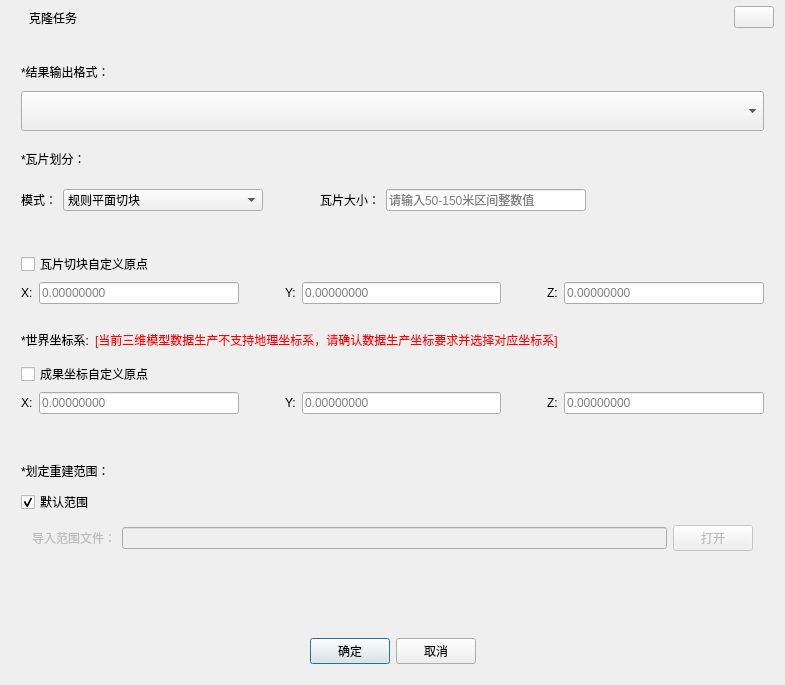
<?xml version="1.0" encoding="UTF-8"?>
<ui version="4.0">
 <class>TaskCloneWindow</class>
 <widget class="QWidget" name="TaskCloneWindow">
  <property name="geometry">
   <rect>
    <x>0</x>
    <y>0</y>
    <width>785</width>
    <height>637</height>
   </rect>
  </property>
  <property name="windowTitle">
   <string>TaskCloneWindow</string>
  </property>
  <layout class="QVBoxLayout" name="verticalLayout_2">
   <property name="leftMargin">
    <number>0</number>
   </property>
   <property name="topMargin">
    <number>0</number>
   </property>
   <property name="rightMargin">
    <number>0</number>
   </property>
   <property name="bottomMargin">
    <number>0</number>
   </property>
   <item>
    <widget class="QWidget" name="widgetMain" native="true">
     <layout class="QVBoxLayout" name="verticalLayout">
      <property name="spacing">
       <number>0</number>
      </property>
      <property name="leftMargin">
       <number>1</number>
      </property>
      <property name="topMargin">
       <number>1</number>
      </property>
      <property name="rightMargin">
       <number>1</number>
      </property>
      <property name="bottomMargin">
       <number>1</number>
      </property>
      <item>
       <widget class="QWidget" name="widgetTitle" native="true">
        <property name="minimumSize">
         <size>
          <width>0</width>
          <height>33</height>
         </size>
        </property>
        <property name="maximumSize">
         <size>
          <width>16777215</width>
          <height>40</height>
         </size>
        </property>
        <layout class="QHBoxLayout" name="horizontalLayout">
         <property name="spacing">
          <number>6</number>
         </property>
         <property name="leftMargin">
          <number>10</number>
         </property>
         <property name="topMargin">
          <number>0</number>
         </property>
         <property name="rightMargin">
          <number>10</number>
         </property>
         <property name="bottomMargin">
          <number>0</number>
         </property>
         <item>
          <widget class="QLabel" name="label_logo">
           <property name="sizePolicy">
            <sizepolicy hsizetype="Fixed" vsizetype="Fixed">
             <horstretch>0</horstretch>
             <verstretch>0</verstretch>
            </sizepolicy>
           </property>
           <property name="minimumSize">
            <size>
             <width>0</width>
             <height>33</height>
            </size>
           </property>
           <property name="text">
            <string/>
           </property>
           <property name="pixmap">
            <pixmap resource="../../../themes/green/green.qrc">:/images/renderbus_icon.png</pixmap>
           </property>
           <property name="scaledContents">
            <bool>false</bool>
           </property>
           <property name="indent">
            <number>-1</number>
           </property>
          </widget>
         </item>
         <item>
          <widget class="QLabel" name="label_2">
           <property name="text">
            <string>克隆任务</string>
           </property>
           <property name="indent">
            <number>5</number>
           </property>
          </widget>
         </item>
         <item>
          <spacer name="horizontalSpacer">
           <property name="orientation">
            <enum>Qt::Horizontal</enum>
           </property>
           <property name="sizeHint" stdset="0">
            <size>
             <width>40</width>
             <height>14</height>
            </size>
           </property>
          </spacer>
         </item>
         <item>
          <widget class="QPushButton" name="btnClose">
           <property name="focusPolicy">
            <enum>Qt::NoFocus</enum>
           </property>
           <property name="toolTip">
            <string>关闭</string>
           </property>
           <property name="text">
            <string/>
           </property>
          </widget>
         </item>
        </layout>
       </widget>
      </item>
      <item>
       <widget class="QWidget" name="widgetBody" native="true">
        <layout class="QVBoxLayout" name="widgetBody1">
         <property name="leftMargin">
          <number>9</number>
         </property>
         <property name="topMargin">
          <number>9</number>
         </property>
         <property name="rightMargin">
          <number>9</number>
         </property>
         <property name="bottomMargin">
          <number>9</number>
         </property>
         <item>
          <widget class="QWidget" name="widget_param" native="true">
           <layout class="QVBoxLayout" name="verticalLayout_3">
            <item>
             <layout class="QVBoxLayout" name="verticalLayout_51">
              <property name="spacing">
               <number>10</number>
              </property>
              <property name="topMargin">
               <number>9</number>
              </property>
              <property name="bottomMargin">
               <number>9</number>
              </property>
              <item>
               <widget class="StyleLabel14" name="label_proj_type_2">
                <property name="text">
                 <string>*结果输出格式：</string>
                </property>
               </widget>
              </item>
              <item>
               <widget class="MultiSelectComboBox" name="comboOutputType">
                <property name="minimumSize">
                 <size>
                  <width>0</width>
                  <height>40</height>
                 </size>
                </property>
                <property name="maximumSize">
                 <size>
                  <width>16777215</width>
                  <height>40</height>
                 </size>
                </property>
               </widget>
              </item>
              <item>
               <layout class="QVBoxLayout" name="verticalLayout_66">
                <property name="spacing">
                 <number>10</number>
                </property>
                <property name="topMargin">
                 <number>9</number>
                </property>
                <property name="bottomMargin">
                 <number>0</number>
                </property>
                <item>
                 <widget class="StyleLabel14" name="label_16">
                  <property name="text">
                   <string>*瓦片划分：</string>
                  </property>
                 </widget>
                </item>
                <item>
                 <layout class="QHBoxLayout" name="horizontalLayout_75" stretch="0,2,0,2">
                  <property name="bottomMargin">
                   <number>0</number>
                  </property>
                  <item>
                   <widget class="QLabel" name="label_20">
                    <property name="text">
                     <string>模式：</string>
                    </property>
                   </widget>
                  </item>
                  <item>
                   <widget class="QComboBox" name="comboBox_tile_mode">
                    <property name="sizePolicy">
                     <sizepolicy hsizetype="Preferred" vsizetype="Fixed">
                      <horstretch>0</horstretch>
                      <verstretch>0</verstretch>
                     </sizepolicy>
                    </property>
                    <property name="maximumSize">
                     <size>
                      <width>200</width>
                      <height>16777215</height>
                     </size>
                    </property>
                    <item>
                     <property name="text">
                      <string>规则平面切块</string>
                     </property>
                    </item>
                    <item>
                     <property name="text">
                      <string>自适应切块</string>
                     </property>
                    </item>
                   </widget>
                  </item>
                  <item>
                   <spacer name="horizontalSpacer_32">
                    <property name="orientation">
                     <enum>Qt::Horizontal</enum>
                    </property>
                    <property name="sizeType">
                     <enum>QSizePolicy::Expanding</enum>
                    </property>
                    <property name="sizeHint" stdset="0">
                     <size>
                      <width>40</width>
                      <height>20</height>
                     </size>
                    </property>
                   </spacer>
                  </item>
                  <item>
                   <widget class="QWidget" name="widget_tile_size" native="true">
                    <layout class="QHBoxLayout" name="horizontalLayout_76">
                     <item>
                      <widget class="QLabel" name="label_21">
                       <property name="text">
                        <string>瓦片大小：</string>
                       </property>
                      </widget>
                     </item>
                     <item>
                      <widget class="QLineEdit" name="lineEdit_tile_size">
                       <property name="minimumSize">
                        <size>
                         <width>200</width>
                         <height>0</height>
                        </size>
                       </property>
                       <property name="placeholderText">
                        <string>请输入50-150米区间整数值</string>
                       </property>
                      </widget>
                     </item>
                     <item>
                      <spacer name="horizontalSpacer_31">
                       <property name="orientation">
                        <enum>Qt::Horizontal</enum>
                       </property>
                       <property name="sizeHint" stdset="0">
                        <size>
                         <width>40</width>
                         <height>20</height>
                        </size>
                       </property>
                      </spacer>
                     </item>
                    </layout>
                   </widget>
                  </item>
                 </layout>
                </item>
               </layout>
              </item>
              <item>
               <layout class="QVBoxLayout" name="verticalLayout_64">
                <property name="spacing">
                 <number>6</number>
                </property>
                <property name="topMargin">
                 <number>9</number>
                </property>
                <property name="bottomMargin">
                 <number>9</number>
                </property>
                <item>
                 <widget class="QWidget" name="widget_custom_coord" native="true">
                  <property name="minimumSize">
                   <size>
                    <width>0</width>
                    <height>0</height>
                   </size>
                  </property>
                  <layout class="QVBoxLayout" name="verticalLayout_65">
                   <property name="leftMargin">
                    <number>0</number>
                   </property>
                   <property name="rightMargin">
                    <number>0</number>
                   </property>
                   <item>
                    <widget class="QCheckBox" name="checkBox_enable_custom">
                     <property name="text">
                      <string>瓦片切块自定义原点</string>
                     </property>
                    </widget>
                   </item>
                   <item>
                    <widget class="QWidget" name="widget_coord_set" native="true">
                     <layout class="QHBoxLayout" name="horizontalLayout_73">
                      <property name="leftMargin">
                       <number>0</number>
                      </property>
                      <property name="topMargin">
                       <number>0</number>
                      </property>
                      <property name="rightMargin">
                       <number>0</number>
                      </property>
                      <property name="bottomMargin">
                       <number>0</number>
                      </property>
                      <item>
                       <widget class="QLabel" name="label_11">
                        <property name="text">
                         <string>X:</string>
                        </property>
                       </widget>
                      </item>
                      <item>
                       <widget class="QLineEdit" name="lineEdit_x_coord">
                        <property name="placeholderText">
                         <string>0.00000000</string>
                        </property>
                       </widget>
                      </item>
                      <item>
                       <spacer name="horizontalSpacer_4">
                        <property name="orientation">
                         <enum>Qt::Horizontal</enum>
                        </property>
                        <property name="sizeType">
                         <enum>QSizePolicy::Fixed</enum>
                        </property>
                        <property name="sizeHint" stdset="0">
                         <size>
                          <width>40</width>
                          <height>20</height>
                         </size>
                        </property>
                       </spacer>
                      </item>
                      <item>
                       <widget class="QLabel" name="label_14">
                        <property name="text">
                         <string>Y:</string>
                        </property>
                       </widget>
                      </item>
                      <item>
                       <widget class="QLineEdit" name="lineEdit_y_coord">
                        <property name="placeholderText">
                         <string>0.00000000</string>
                        </property>
                       </widget>
                      </item>
                      <item>
                       <spacer name="horizontalSpacer_25">
                        <property name="orientation">
                         <enum>Qt::Horizontal</enum>
                        </property>
                        <property name="sizeType">
                         <enum>QSizePolicy::Fixed</enum>
                        </property>
                        <property name="sizeHint" stdset="0">
                         <size>
                          <width>40</width>
                          <height>20</height>
                         </size>
                        </property>
                       </spacer>
                      </item>
                      <item>
                       <widget class="QLabel" name="label_15">
                        <property name="text">
                         <string>Z:</string>
                        </property>
                       </widget>
                      </item>
                      <item>
                       <widget class="QLineEdit" name="lineEdit_z_coord">
                        <property name="placeholderText">
                         <string>0.00000000</string>
                        </property>
                       </widget>
                      </item>
                     </layout>
                    </widget>
                   </item>
                  </layout>
                 </widget>
                </item>
                <item>
                 <widget class="QWidget" name="horizontalWidget" native="true">
                  <layout class="QHBoxLayout" name="horizontalLayout_4">
                   <property name="leftMargin">
                    <number>0</number>
                   </property>
                   <property name="topMargin">
                    <number>9</number>
                   </property>
                   <property name="rightMargin">
                    <number>0</number>
                   </property>
                   <property name="bottomMargin">
                    <number>0</number>
                   </property>
                   <item>
                    <widget class="StyleLabel14" name="label_proj_4">
                     <property name="text">
                      <string>*世界坐标系:</string>
                     </property>
                    </widget>
                   </item>
                   <item>
                    <widget class="QLabel" name="label_5">
                     <property name="styleSheet">
                      <string notr="true">color: rgb(255, 0, 0);</string>
                     </property>
                     <property name="text">
                      <string>[当前三维模型数据生产不支持地理坐标系，请确认数据生产坐标要求并选择对应坐标系]</string>
                     </property>
                    </widget>
                   </item>
                   <item>
                    <spacer name="horizontalSpacer_7">
                     <property name="orientation">
                      <enum>Qt::Horizontal</enum>
                     </property>
                     <property name="sizeHint" stdset="0">
                      <size>
                       <width>40</width>
                       <height>20</height>
                      </size>
                     </property>
                    </spacer>
                   </item>
                  </layout>
                 </widget>
                </item>
                <item>
                 <widget class="CoordSystemEditCtrl" name="widget_coord_edit" native="true">
                  <property name="minimumSize">
                   <size>
                    <width>20</width>
                    <height>0</height>
                   </size>
                  </property>
                 </widget>
                </item>
                <item>
                 <widget class="QWidget" name="verticalWidget" native="true">
                  <layout class="QVBoxLayout" name="verticalLayout_6">
                   <property name="leftMargin">
                    <number>0</number>
                   </property>
                   <property name="topMargin">
                    <number>0</number>
                   </property>
                   <property name="rightMargin">
                    <number>0</number>
                   </property>
                   <property name="bottomMargin">
                    <number>0</number>
                   </property>
                   <item>
                    <widget class="QCheckBox" name="checkBox_xyz_offset_cloneWindow">
                     <property name="text">
                      <string>成果坐标自定义原点</string>
                     </property>
                    </widget>
                   </item>
                   <item>
                    <widget class="QWidget" name="widget_coord_offset" native="true">
                     <layout class="QHBoxLayout" name="horizontalLayout_2">
                      <property name="leftMargin">
                       <number>0</number>
                      </property>
                      <property name="topMargin">
                       <number>0</number>
                      </property>
                      <property name="rightMargin">
                       <number>0</number>
                      </property>
                      <property name="bottomMargin">
                       <number>20</number>
                      </property>
                      <item>
                       <widget class="QLabel" name="label">
                        <property name="text">
                         <string>X:</string>
                        </property>
                       </widget>
                      </item>
                      <item>
                       <widget class="QLineEdit" name="lineEdit_x_offset_clonewindow">
                        <property name="minimumSize">
                         <size>
                          <width>0</width>
                          <height>0</height>
                         </size>
                        </property>
                        <property name="placeholderText">
                         <string>0.00000000</string>
                        </property>
                       </widget>
                      </item>
                      <item>
                       <spacer name="horizontalSpacer_5">
                        <property name="orientation">
                         <enum>Qt::Horizontal</enum>
                        </property>
                        <property name="sizeType">
                         <enum>QSizePolicy::Fixed</enum>
                        </property>
                        <property name="sizeHint" stdset="0">
                         <size>
                          <width>40</width>
                          <height>20</height>
                         </size>
                        </property>
                       </spacer>
                      </item>
                      <item>
                       <widget class="QLabel" name="label_3">
                        <property name="text">
                         <string>Y:</string>
                        </property>
                       </widget>
                      </item>
                      <item>
                       <widget class="QLineEdit" name="lineEdit_y_offset_clonewindow">
                        <property name="minimumSize">
                         <size>
                          <width>0</width>
                          <height>0</height>
                         </size>
                        </property>
                        <property name="placeholderText">
                         <string>0.00000000</string>
                        </property>
                       </widget>
                      </item>
                      <item>
                       <spacer name="horizontalSpacer_6">
                        <property name="orientation">
                         <enum>Qt::Horizontal</enum>
                        </property>
                        <property name="sizeType">
                         <enum>QSizePolicy::Fixed</enum>
                        </property>
                        <property name="sizeHint" stdset="0">
                         <size>
                          <width>40</width>
                          <height>20</height>
                         </size>
                        </property>
                       </spacer>
                      </item>
                      <item>
                       <widget class="QLabel" name="label_4">
                        <property name="text">
                         <string>Z:</string>
                        </property>
                       </widget>
                      </item>
                      <item>
                       <widget class="QLineEdit" name="lineEdit_z_offset_clonewindow">
                        <property name="minimumSize">
                         <size>
                          <width>0</width>
                          <height>0</height>
                         </size>
                        </property>
                        <property name="placeholderText">
                         <string>0.00000000</string>
                        </property>
                       </widget>
                      </item>
                     </layout>
                    </widget>
                   </item>
                  </layout>
                 </widget>
                </item>
               </layout>
              </item>
              <item>
               <layout class="QVBoxLayout" name="verticalLayout_53">
                <property name="spacing">
                 <number>10</number>
                </property>
                <property name="topMargin">
                 <number>9</number>
                </property>
                <property name="bottomMargin">
                 <number>9</number>
                </property>
                <item>
                 <widget class="StyleLabel14" name="label_proj_3">
                  <property name="text">
                   <string>*划定重建范围：</string>
                  </property>
                 </widget>
                </item>
                <item>
                 <widget class="QCheckBox" name="checkBox_lockRange">
                  <property name="text">
                   <string>默认范围</string>
                  </property>
                  <property name="checked">
                   <bool>true</bool>
                  </property>
                 </widget>
                </item>
                <item>
                 <widget class="QWidget" name="widget_range_file" native="true">
                  <property name="enabled">
                   <bool>false</bool>
                  </property>
                  <layout class="QHBoxLayout" name="horizontalLayout_28">
                   <property name="topMargin">
                    <number>1</number>
                   </property>
                   <property name="bottomMargin">
                    <number>1</number>
                   </property>
                   <item>
                    <widget class="StyleLabel14" name="label_proj_5">
                     <property name="text">
                      <string>导入范围文件：</string>
                     </property>
                    </widget>
                   </item>
                   <item>
                    <widget class="QLineEdit" name="lineEdit_range_file"/>
                   </item>
                   <item>
                    <widget class="QPushButton" name="btnRangeFile">
                     <property name="enabled">
                      <bool>false</bool>
                     </property>
                     <property name="text">
                      <string>打开</string>
                     </property>
                    </widget>
                   </item>
                  </layout>
                 </widget>
                </item>
               </layout>
              </item>
              <item>
               <spacer name="verticalSpacer_15">
                <property name="orientation">
                 <enum>Qt::Vertical</enum>
                </property>
                <property name="sizeType">
                 <enum>QSizePolicy::Fixed</enum>
                </property>
                <property name="sizeHint" stdset="0">
                 <size>
                  <width>20</width>
                  <height>40</height>
                 </size>
                </property>
               </spacer>
              </item>
             </layout>
            </item>
           </layout>
          </widget>
         </item>
         <item>
          <widget class="QWidget" name="widget_ok" native="true">
           <layout class="QHBoxLayout" name="horizontalLayout_3">
            <property name="leftMargin">
             <number>9</number>
            </property>
            <property name="rightMargin">
             <number>9</number>
            </property>
            <item>
             <spacer name="horizontalSpacer_2">
              <property name="orientation">
               <enum>Qt::Horizontal</enum>
              </property>
              <property name="sizeType">
               <enum>QSizePolicy::Expanding</enum>
              </property>
              <property name="sizeHint" stdset="0">
               <size>
                <width>40</width>
                <height>20</height>
               </size>
              </property>
             </spacer>
            </item>
            <item>
             <widget class="QPushButton" name="btnOk">
              <property name="sizePolicy">
               <sizepolicy hsizetype="Preferred" vsizetype="Fixed">
                <horstretch>0</horstretch>
                <verstretch>0</verstretch>
               </sizepolicy>
              </property>
              <property name="text">
               <string>确定</string>
              </property>
              <property name="default">
               <bool>true</bool>
              </property>
              <property name="flat">
               <bool>false</bool>
              </property>
             </widget>
            </item>
            <item>
             <widget class="QPushButton" name="btnCancel">
              <property name="text">
               <string>取消</string>
              </property>
             </widget>
            </item>
            <item>
             <spacer name="horizontalSpacer_3">
              <property name="orientation">
               <enum>Qt::Horizontal</enum>
              </property>
              <property name="sizeType">
               <enum>QSizePolicy::Expanding</enum>
              </property>
              <property name="sizeHint" stdset="0">
               <size>
                <width>40</width>
                <height>20</height>
               </size>
              </property>
             </spacer>
            </item>
           </layout>
          </widget>
         </item>
        </layout>
       </widget>
      </item>
     </layout>
    </widget>
   </item>
  </layout>
 </widget>
 <layoutdefault spacing="6" margin="11"/>
 <customwidgets>
  <customwidget>
   <class>CoordSystemEditCtrl</class>
   <extends>QWidget</extends>
   <header location="global">coordsystemeditctrl.h</header>
   <container>1</container>
  </customwidget>
  <customwidget>
   <class>StyleLabel14</class>
   <extends>QLabel</extends>
   <header>UI/Base/Controls/StyleLabel.h</header>
  </customwidget>
  <customwidget>
   <class>MultiSelectComboBox</class>
   <extends>QComboBox</extends>
   <header>UI/Base/Controls/MultiSelectComboBox.h</header>
  </customwidget>
 </customwidgets>
 <resources>
  <include location="../../../themes/green/green.qrc"/>
 </resources>
 <connections>
  <connection>
   <sender>btnClose</sender>
   <signal>clicked()</signal>
   <receiver>TaskCloneWindow</receiver>
   <slot>close()</slot>
   <hints>
    <hint type="sourcelabel">
     <x>720</x>
     <y>25</y>
    </hint>
    <hint type="destinationlabel">
     <x>377</x>
     <y>266</y>
    </hint>
   </hints>
  </connection>
  <connection>
   <sender>btnCancel</sender>
   <signal>clicked()</signal>
   <receiver>TaskCloneWindow</receiver>
   <slot>close()</slot>
   <hints>
    <hint type="sourcelabel">
     <x>418</x>
     <y>519</y>
    </hint>
    <hint type="destinationlabel">
     <x>377</x>
     <y>274</y>
    </hint>
   </hints>
  </connection>
 </connections>
</ui>
